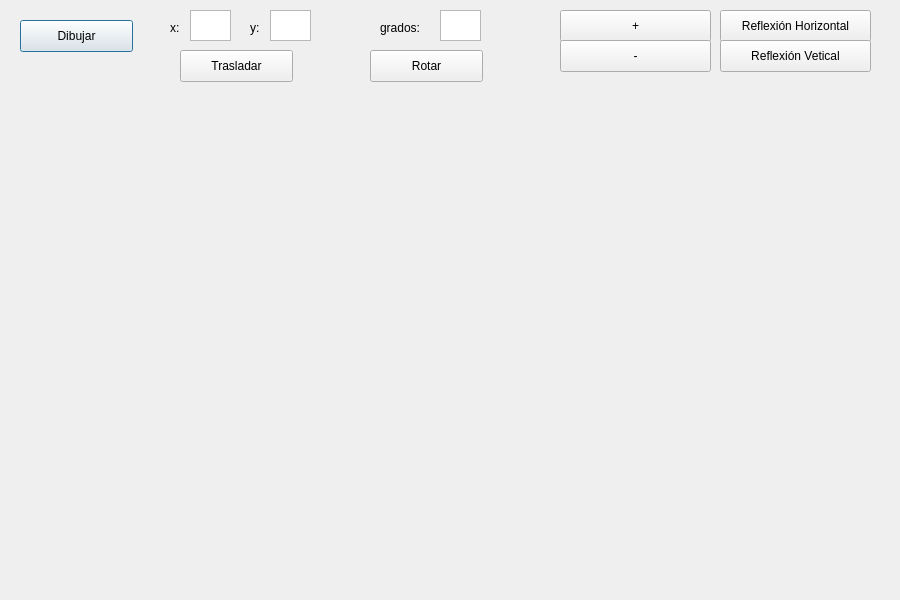
<?xml version="1.0" encoding="UTF-8"?>
<ui version="4.0">
 <class>PrismaTri</class>
 <widget class="QDialog" name="PrismaTri">
  <property name="geometry">
   <rect>
    <x>0</x>
    <y>0</y>
    <width>900</width>
    <height>600</height>
   </rect>
  </property>
  <property name="windowTitle">
   <string>Prisma Triangular</string>
  </property>
  <widget class="QPushButton" name="pushButton">
   <property name="geometry">
    <rect>
     <x>20</x>
     <y>20</y>
     <width>113</width>
     <height>32</height>
    </rect>
   </property>
   <property name="text">
    <string>Dibujar</string>
   </property>
  </widget>
  <widget class="QLabel" name="label_3">
   <property name="geometry">
    <rect>
     <x>170</x>
     <y>20</y>
     <width>41</width>
     <height>16</height>
    </rect>
   </property>
   <property name="text">
    <string>x:</string>
   </property>
  </widget>
  <widget class="QLabel" name="label_4">
   <property name="geometry">
    <rect>
     <x>250</x>
     <y>20</y>
     <width>51</width>
     <height>16</height>
    </rect>
   </property>
   <property name="text">
    <string>y:</string>
   </property>
  </widget>
  <widget class="QTextEdit" name="boxYinicio">
   <property name="geometry">
    <rect>
     <x>270</x>
     <y>10</y>
     <width>41</width>
     <height>31</height>
    </rect>
   </property>
  </widget>
  <widget class="QPushButton" name="pushButton_2">
   <property name="geometry">
    <rect>
     <x>180</x>
     <y>50</y>
     <width>113</width>
     <height>32</height>
    </rect>
   </property>
   <property name="text">
    <string>Trasladar</string>
   </property>
  </widget>
  <widget class="QTextEdit" name="boxXinicio">
   <property name="geometry">
    <rect>
     <x>190</x>
     <y>10</y>
     <width>41</width>
     <height>31</height>
    </rect>
   </property>
  </widget>
  <widget class="QPushButton" name="pushButton_5">
   <property name="geometry">
    <rect>
     <x>560</x>
     <y>10</y>
     <width>151</width>
     <height>32</height>
    </rect>
   </property>
   <property name="text">
    <string>+</string>
   </property>
  </widget>
  <widget class="QPushButton" name="pushButton_3">
   <property name="geometry">
    <rect>
     <x>370</x>
     <y>50</y>
     <width>113</width>
     <height>32</height>
    </rect>
   </property>
   <property name="text">
    <string>Rotar</string>
   </property>
  </widget>
  <widget class="QPushButton" name="pushButton_6">
   <property name="geometry">
    <rect>
     <x>720</x>
     <y>10</y>
     <width>151</width>
     <height>32</height>
    </rect>
   </property>
   <property name="text">
    <string>Reflexión Horizontal</string>
   </property>
  </widget>
  <widget class="QPushButton" name="pushButton_4">
   <property name="geometry">
    <rect>
     <x>560</x>
     <y>40</y>
     <width>151</width>
     <height>32</height>
    </rect>
   </property>
   <property name="text">
    <string>-</string>
   </property>
  </widget>
  <widget class="QPushButton" name="pushButton_7">
   <property name="geometry">
    <rect>
     <x>720</x>
     <y>40</y>
     <width>151</width>
     <height>32</height>
    </rect>
   </property>
   <property name="text">
    <string>Reflexión Vetical</string>
   </property>
  </widget>
  <widget class="QTextEdit" name="boxGrados">
   <property name="geometry">
    <rect>
     <x>440</x>
     <y>10</y>
     <width>41</width>
     <height>31</height>
    </rect>
   </property>
  </widget>
  <widget class="QLabel" name="label_5">
   <property name="geometry">
    <rect>
     <x>380</x>
     <y>20</y>
     <width>51</width>
     <height>16</height>
    </rect>
   </property>
   <property name="text">
    <string>grados:</string>
   </property>
  </widget>
 </widget>
 <resources/>
 <connections/>
</ui>
